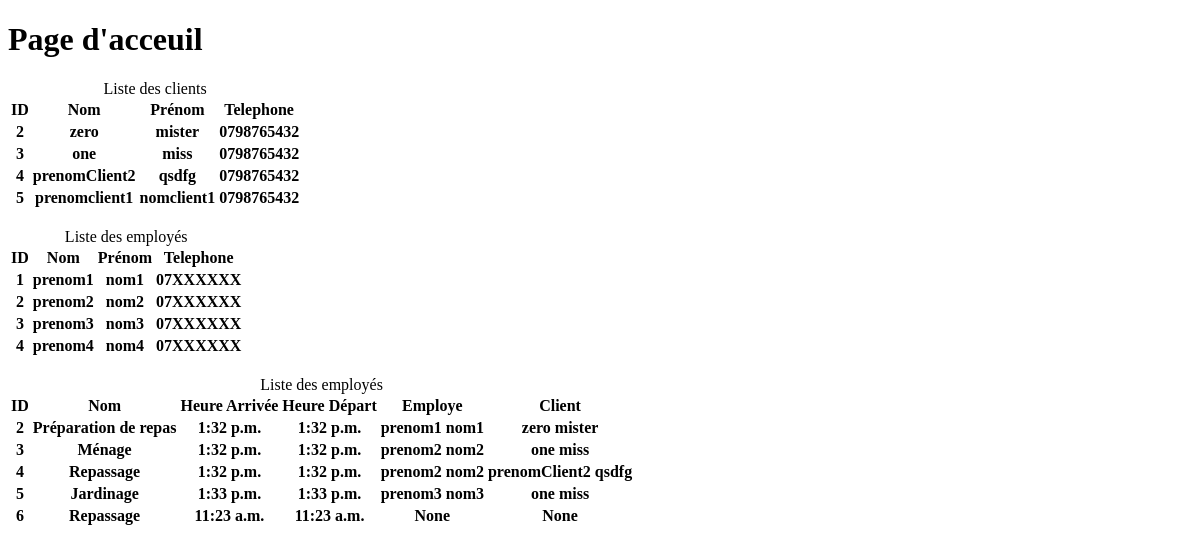
Before: / with the older database file.
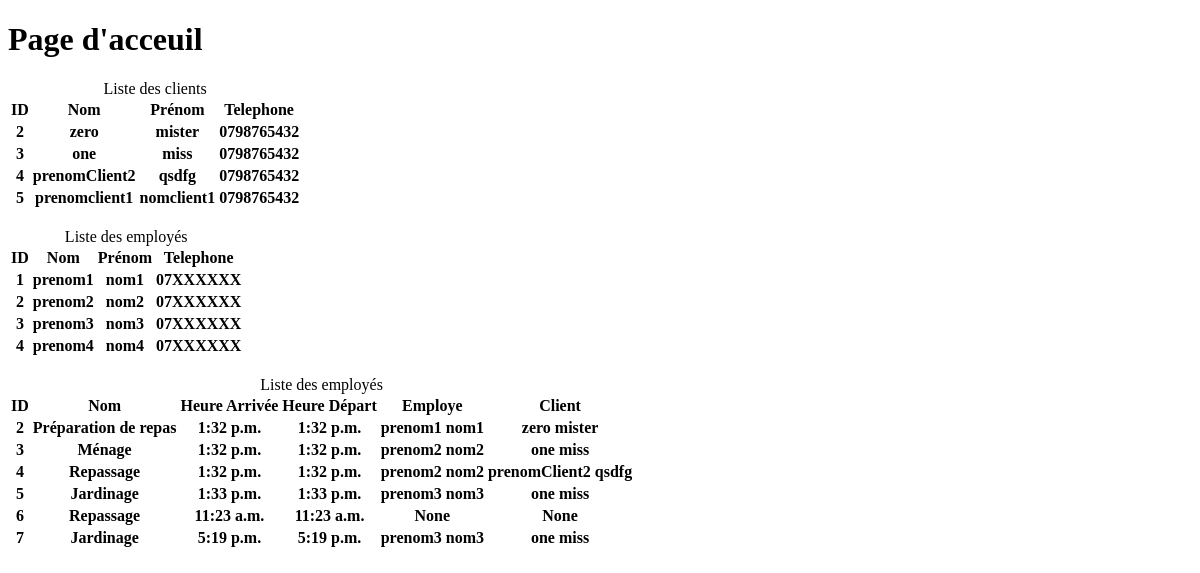
After: the same page with the newer database file.
### clients/models.py (models this page shows, shortened)
class Client(models.Model):
    prenomClient = models.CharField(max_length=200, null=True)
    nomClient = models.CharField(max_length=200, null=True)
    ageClient = models.IntegerField(null=True)
    emailClient = models.CharField(max_length=200, null=True)
    telClient = models.CharField(max_length=15, null=True)
    rueClient = models.CharField(max_length=60, null=True)
    complementAdresseClient = models.CharField(max_length=100, null=True)
    villeClient = models.CharField(max_length=200, null=True)
    cpClient = models.CharField(max_length=8, null=True)
    qr_code = models.ImageField(upload_to='qr_codes', blank=True)
    codeClient = models.CharField(max_length=50, null=True)
    def __str__(self):
        mot = str(self.prenomClient + "\n")
        mot = mot + str(self.nomClient)
        return mot

### employes/models.py (models this page shows)
class Employe(models.Model):
    prenomEmploye = models.CharField(max_length=200, null=True)
    nomEmploye = models.CharField(max_length=200, null=True)
    emailEmploye = models.CharField(max_length=200, null=True)
    telEmploye = models.CharField(max_length=200, null=True)
    def __str__(self):
       mot = str(self.prenomEmploye + "\n")
       mot = mot + str(self.nomEmploye)
       return mot

### prestations/models.py (models this page shows, shortened)
class Prestation(models.Model):
    nomPrestation = models.CharField(max_length=200)
    heureArrivee = models.TimeField(auto_now_add=True, null=True)
    heureDepart = models.TimeField(auto_now_add=True, null=True)
    employe =models.ForeignKey(Employe,null=True, on_delete=models.SET_NULL)
    client = models.ForeignKey(Client, null=True, on_delete=models.SET_NULL)

### prestations/views.py (the view)
# urls.py: 2. Add a URL to urlpatterns:  path('', views.home, name='home')
def home(request):
    client = Client.objects.all()
    employe = Employe.objects.all()
    prestation = Prestation.objects.all()
    context={'clients':client, 'employes':employe, 'prestations':prestation}
    return render(request,'acceuil.html',context)

### templates/acceuil.html (shortened to what this page needs)
<!DOCTYPE html>
<html lang="en">
<head>
</head>
<body>
<h1> Page d'acceuil</h1>
<table>
    <caption>Liste des clients</caption>
    <tr>
        <th>ID</th>
        <th>Nom</th>
        <th>Prénom</th>
        <th>Telephone</th>
    </tr>
    {% for client in clients %}
    <tr>
        <th>{{ client.id }}</th>
        <th>{{ client.prenomClient }}</th>
        <th>{{ client.nomClient }}</th>
        <th>{{ client.telClient }}</th>
    </tr>
    {% endfor %}
</table>
<br>
<table>
    <caption>Liste des employés</caption>
    <tr>
        <th>ID</th>
        <th>Nom</th>
        <th>Prénom</th>
        <th>Telephone</th>
    </tr>
     {% for employe in employes %}
    <tr>
        <th>{{ employe.id }}</th>
        <th>{{ employe.prenomEmploye }}</th>
        <th>{{ employe.nomEmploye }}</th>
        <th>{{ employe.telEmploye }}</th>
    </tr>
    {% endfor %}
</table>
<br>
<table>
    <caption>Liste des employés</caption>
    <tr>
        <th>ID</th>
        <th>Nom</th>
        <th>Heure Arrivée</th>
        <th>Heure Départ</th>
        <th>Employe</th>
        <th>Client</th>
    </tr>
     {% for prestation in prestations %}
    <tr>
        <th>{{ prestation.id }}</th>
        <th>{{ prestation.nomPrestation }}</th>
        <th>{{ prestation.heureArrivee }}</th>
        <th>{{ prestation.heureDepart }}</th>
        <th>{{ prestation.employe }}</th>
        <th>{{ prestation.client }}</th>
    </tr>
    {% endfor %}
</table>
</body>
</html>

Changed rows visible on the page:
added Prestation: id "7", nomPrestation "Jardinage", heureArrivee "5:19 p.m.", heureDepart "5:19 p.m.", employe "prenom3 nom3", client "one miss"
